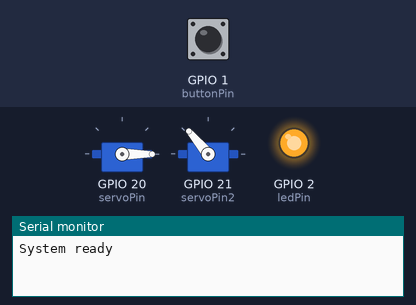
The program below on a simulated ESP32-C3. On the bench: 2 × servo, output pins drawn as LEDs (lit = HIGH), the last lines printed to the serial monitor. The inputs (shaded band) are chosen by the test bench; at power-on: GPIO 1 (buttonPin) HIGH.

Above: at 1.2 s.
1.3 s: GPIO 1 (buttonPin) pulled LOW for 0.15 s
At 4.0 s:
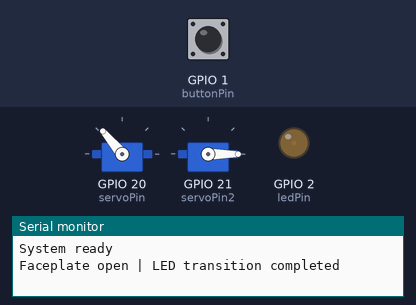
4.3 s: GPIO 1 (buttonPin) pulled LOW for 1 s
At 5.55 s:
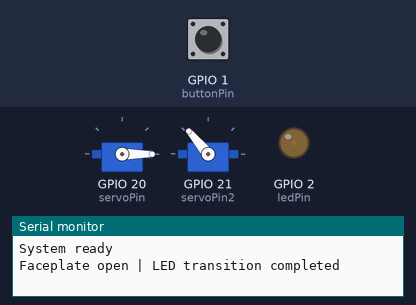
7.3 s: GPIO 1 (buttonPin) pulled LOW for 0.15 s
At 7.97 s:
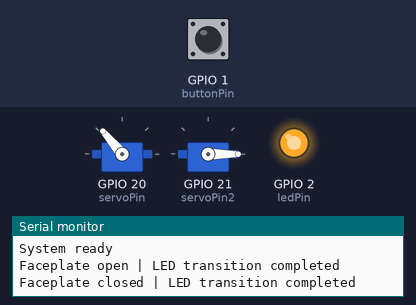
10.3 s: GPIO 1 (buttonPin) pulled LOW for 3.2 s
At 10.57 s:
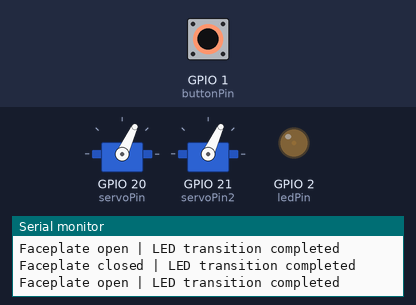
Timing chart, 0 to 15.4 s (numbered marks = the images above; inputs shaded):
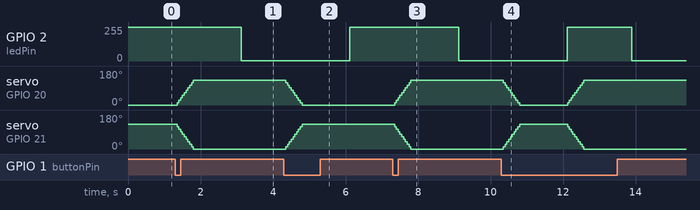

The program:

main.cpp
```cpp
#include <ESP32Servo.h>

Servo myservo;
Servo myservo2;
int servoPin = 20;
int servoPin2 = 21;
const int max_degree = 130;
int currentAngle1 = 0;
int currentAngle2 = max_degree;

// Servo control variables
const int servoStep = 13;        // 每次转动角度
const int stepDelay = 50;        // 步进间隔时间(ms)

// LED control variables
const int ledPin = 2;          // PWM capable pin for LED
const int fadeDelay = 5;       // 5ms per step delay
int ledBrightness = 255;         // Current LED brightness
unsigned long lastActionTime = 0;
const int cooldownPeriod = 1000; // 1 second cooldown

// Button control variables
int buttonPin = 1;
int lastButtonState = HIGH;
unsigned long lastDebounceTime = 0;
unsigned long debounceDelay = 50;

void setup() {
  Serial.begin(9600);
  myservo.attach(servoPin);
  myservo2.attach(servoPin2);
  pinMode(buttonPin, INPUT_PULLUP);
  pinMode(ledPin, OUTPUT);      // Initialize LED pin

  // Initialize servos
  myservo.write(currentAngle1);
  myservo2.write(currentAngle2);
  analogWrite(ledPin, ledBrightness); // Initialize LED
  Serial.println("System ready");

}

void loop() {
  // Handle button press
  int buttonState = digitalRead(buttonPin);
  if (buttonState != lastButtonState) {
    lastDebounceTime = millis();
  }

  if ((millis() - lastDebounceTime) > debounceDelay) {
    if (buttonState == LOW) {
      int newAngle1 = (currentAngle1 == 0) ? max_degree : 0;
      int newAngle2 = (currentAngle2 == max_degree) ? 0 : max_degree;

      // 逐步移动到目标角度
      while(currentAngle1 != newAngle1 || currentAngle2 != newAngle2) {
        // 计算步进角度
        int servoStep1 = (newAngle1 > currentAngle1) ? 1 : -1;
        int servoStep2 = (newAngle2 > currentAngle2) ? 1 : -1;

        // 更新当前角度
        currentAngle1 += servoStep1*servoStep;
        currentAngle2 += servoStep2*servoStep;

        // 写入舵机角度
        myservo.write(currentAngle1);
        myservo2.write(currentAngle2);

        delay(stepDelay);

        // 防止超出范围
        currentAngle1 = constrain(currentAngle1, 0, max_degree);
        currentAngle2 = constrain(currentAngle2, 0, max_degree);
      }

      // 执行LED渐变
      int target = (currentAngle1 == 0) ? 255 : 0;
      for(int brightness = ledBrightness; brightness != target;
          brightness += (target > brightness) ? 1 : -1) {
        analogWrite(ledPin, brightness);
        ledBrightness = brightness;
        delay(fadeDelay);
      }

      // Update cooldown timer
      lastActionTime = millis();
      Serial.print("Faceplate ");
      Serial.print((currentAngle1 == 0) ? "closed" : "open");
      Serial.println(" | LED transition completed");
    }
  }

  // Enforce cooldown period
  if (millis() - lastActionTime < cooldownPeriod) {
    return;
  }

  lastButtonState = buttonState;
}
```

Measured:
- after the input at 1.3 s, GPIO 2 (ledPin): 255/255 → 1/255 after 1.8 s; servo on GPIO 20 (servoPin): moves from 0° to 130° over 0.45 s, starting after 0.05 s; servo on GPIO 21 (servoPin2): moves from 130° to 0° over 0.45 s, starting after 0.05 s
- after the input at 4.3 s, GPIO 2 (ledPin): 1/255 → 254/255 after 1.8 s; servo on GPIO 20 (servoPin): moves from 130° to 0° over 0.45 s, starting after 0.05 s; servo on GPIO 21 (servoPin2): moves from 0° to 130° over 0.45 s, starting after 0.05 s
- after the input at 7.3 s, GPIO 2 (ledPin): 254/255 → 1/255 after 1.8 s; servo on GPIO 20 (servoPin): moves from 0° to 130° over 0.45 s, starting after 0.05 s; servo on GPIO 21 (servoPin2): moves from 130° to 0° over 0.45 s, starting after 0.05 s
- after the input at 10.3 s, GPIO 2 (ledPin): 1/255 → 254/255 after 1.8 s, → 1/255 1.8 s later; servo on GPIO 21 (servoPin2): rises from 0° to 130° in 0.45 s, then falls to 0° in 1.8 s
